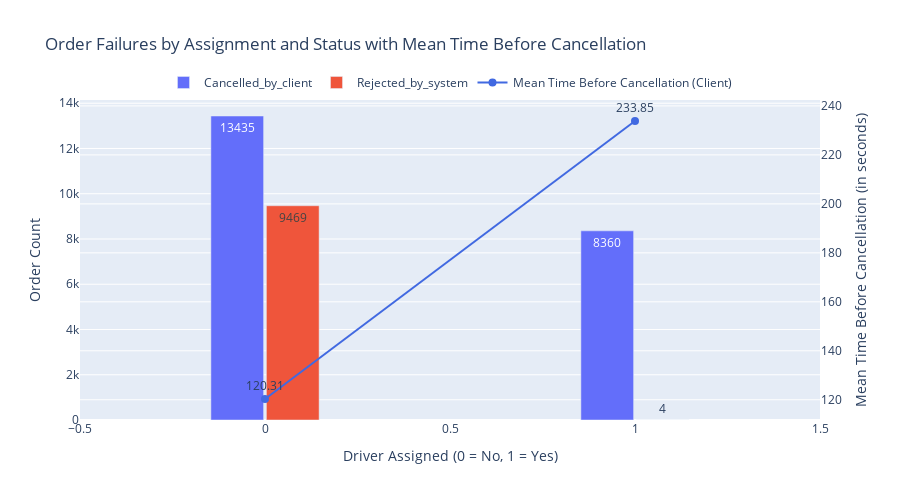

The notebook cell this image was saved under:
### Code cell
import plotly.graph_objects as go
orders_failure_fig = go.Figure()

# Add bars for "Cancelled_by_client" with is_driver_assigned distinction
orders_failure_fig.add_trace(go.Bar(
    name='Cancelled_by_client',
    x=orders_failure[orders_failure['order_status'] == 'Cancelled_by_client']['is_driver_assigned'],
    y=orders_failure[orders_failure['order_status'] == 'Cancelled_by_client']['order_count'],
    text=orders_failure[orders_failure['order_status'] == 'Cancelled_by_client']['order_count'],
    textposition='auto'
))

# Add bars for "Rejected_by_system" with is_driver_assigned distinction
orders_failure_fig.add_trace(go.Bar(
    name='Rejected_by_system',
    x=orders_failure[orders_failure['order_status'] == 'Rejected_by_system']['is_driver_assigned'],
    y=orders_failure[orders_failure['order_status'] == 'Rejected_by_system']['order_count'],
    text=orders_failure[orders_failure['order_status'] == 'Rejected_by_system']['order_count'],
    textposition='auto'
))

# Add line for "mean_time_b4_cancellation" for "Cancelled_by_client" with data labels
orders_failure_fig.add_trace(go.Scatter(
    name='Mean Time Before Cancellation (Client)',
    x=orders_failure[orders_failure['order_status'] == 'Cancelled_by_client']['is_driver_assigned'],
    y=orders_failure[orders_failure['order_status'] == 'Cancelled_by_client']['mean_time_b4_cancellation'],
    mode='lines+markers+text',  # Add 'text' to display data labels
    line=dict(color='royalblue', width=2),
    marker=dict(size=8, symbol='circle'),
    text=orders_failure[orders_failure['order_status'] == 'Cancelled_by_client']['mean_time_b4_cancellation'].round(2) ,  # Show mean times as data labels
    textposition='top center',  # Positioning the text above the points
    yaxis='y2'  # Secondary y-axis for the line chart
))

# Update layout with secondary y-axis
orders_failure_fig.update_layout(
    barmode='group',
    xaxis_title='Driver Assigned (0 = No, 1 = Yes)',
    yaxis_title='Order Count',
    yaxis2=dict(
        title='Mean Time Before Cancellation (in seconds)',
        overlaying='y',
        side='right'
    ),
    title='Order Failures by Assignment and Status with Mean Time Before Cancellation',
    legend=dict(orientation="h", y=1.1, x=0.5, xanchor="center"),
    bargap = 0.7,
    bargroupgap = 0.05,
    width=900,  # Set the width of the chart
    height=500
)

orders_failure_fig.show()

### Figure 1 — Plotly figure (JSON) as saved in the notebook; plotly's stock layout.template omitted (floating-point values rounded to 4 significant figures)
{"data": [{"name": "Cancelled_by_client", "text": [13435, 8360], "textposition": "auto", "type": "bar", "x": [0, 1], "y": [13435, 8360]}, {"name": "Rejected_by_system", "text": [9469, 4], "textposition": "auto", "type": "bar", "x": [0, 1], "y": [9469, 4]}, {"line": {"color": "royalblue", "width": 2}, "marker": {"size": 8, "symbol": "circle"}, "mode": "lines+markers+text", "name": "Mean Time Before Cancellation (Client)", "text": [120.3, 233.8], "textposition": "top center", "type": "scatter", "x": [0, 1], "y": [120.3, 233.8], "yaxis": "y2"}], "layout": {"bargap": 0.7, "bargroupgap": 0.05, "barmode": "group", "height": 500, "legend": {"orientation": "h", "x": 0.5, "xanchor": "center", "y": 1.1}, "title": {"text": "Order Failures by Assignment and Status with Mean Time Before Cancellation"}, "width": 900, "xaxis": {"title": {"text": "Driver Assigned (0 = No, 1 = Yes)"}}, "yaxis": {"title": {"text": "Order Count"}}, "yaxis2": {"overlaying": "y", "side": "right", "title": {"text": "Mean Time Before Cancellation (in seconds)"}}}}
